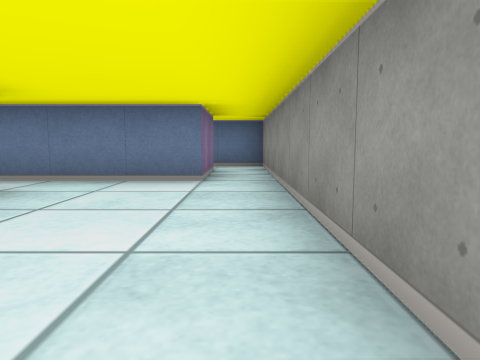
[1] (above)

23 first-person views from a walk through a cub3D ray-caster map. The camera is about half as high as the walls, tilts 6° down and sees 70° across. The floor is counted in squares. Each view is taken from the middle of a square. On the plan, view 1 faces up. The plan holds only what a view shows up to about 9 squares ahead; the rest is blank.

[2]
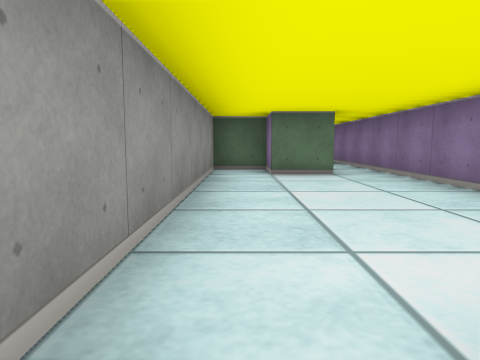

[3]
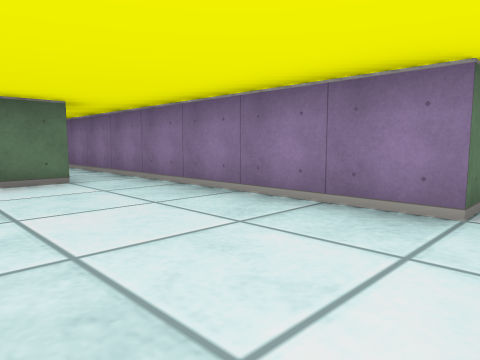

[4]
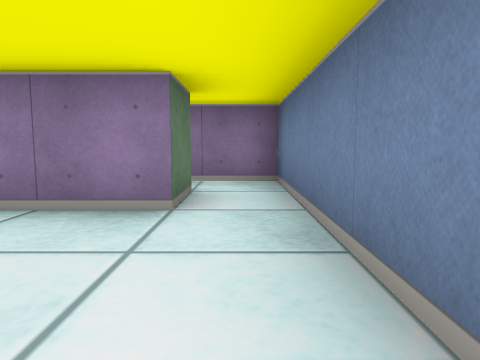

[5]
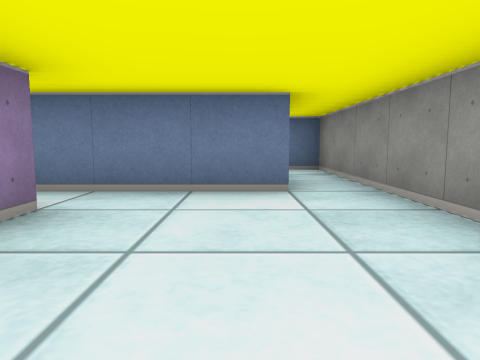

[6]
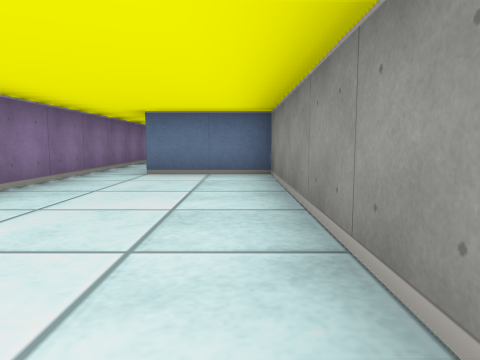

[7]
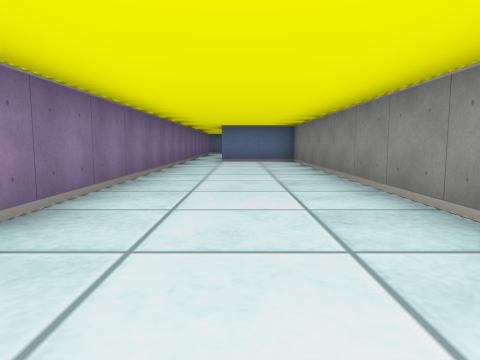

[8]
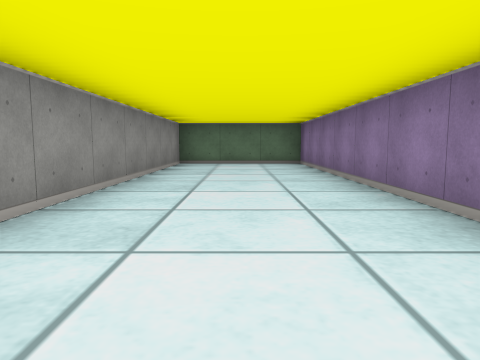

[9]
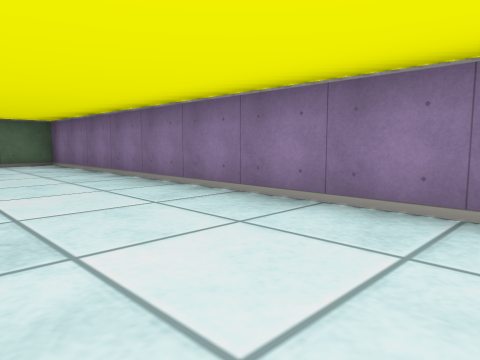

[10]
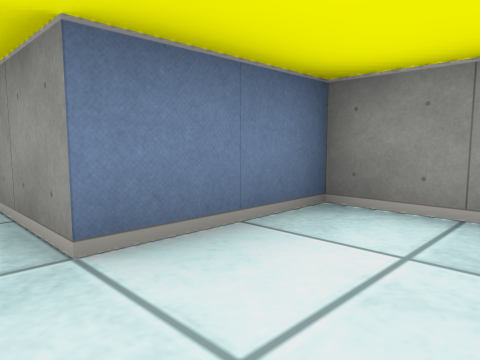

[11]
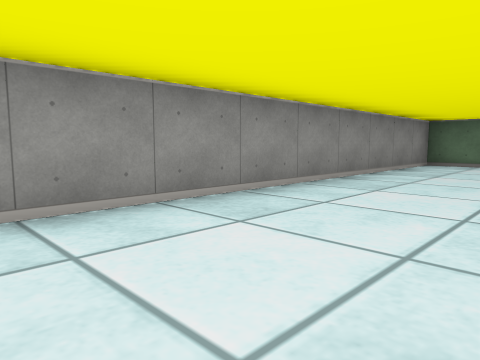

[12]
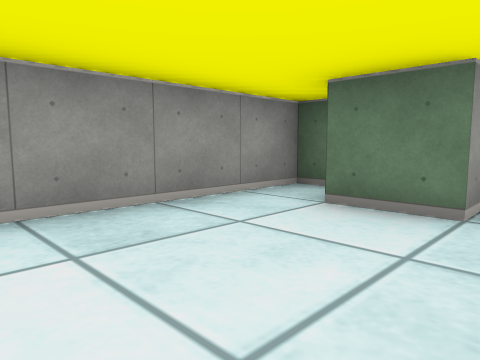

[13]
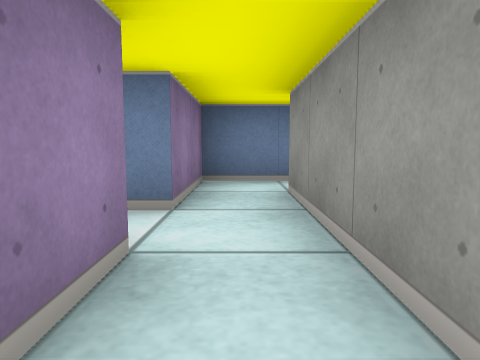

[14]
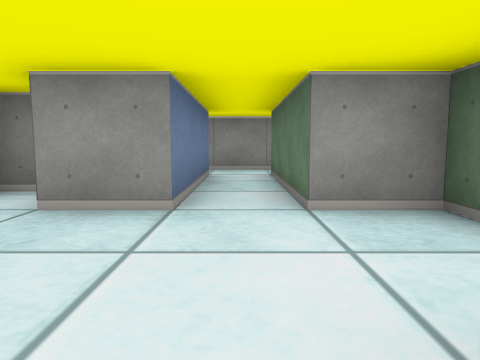

[15]
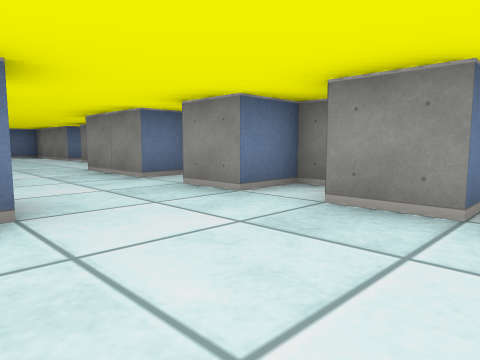

[16]
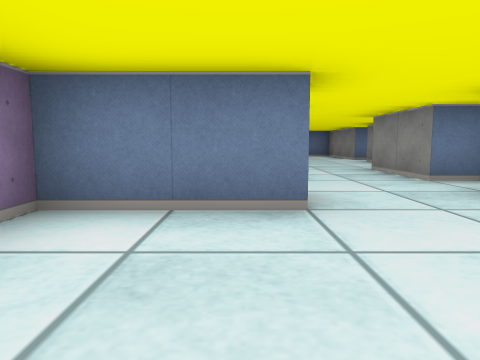

[17]
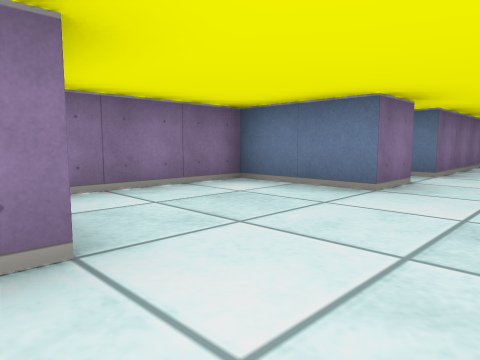

[18]
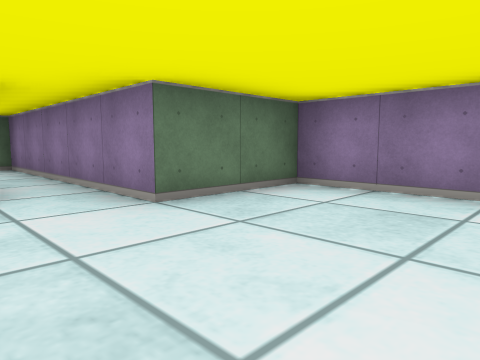

[19]
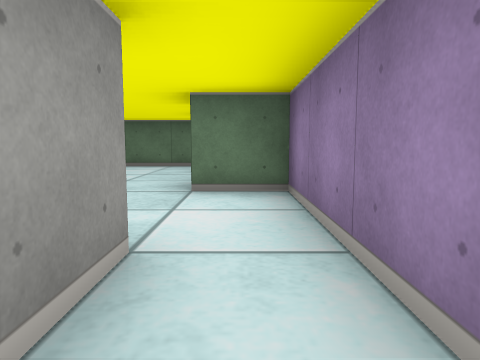

[20]
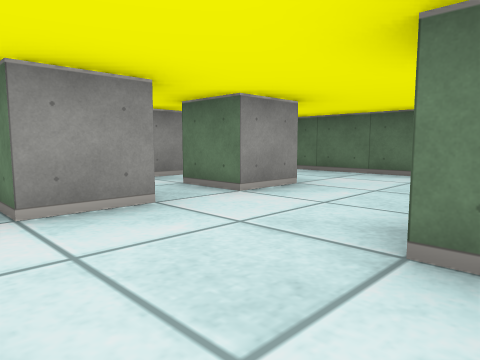

[21]
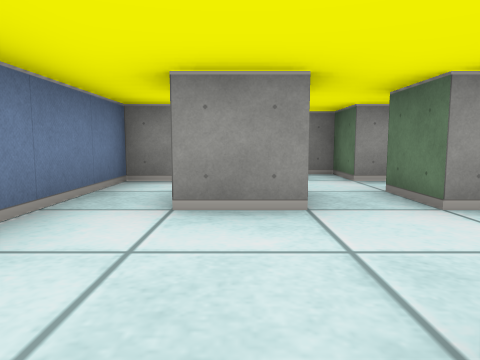

[22]
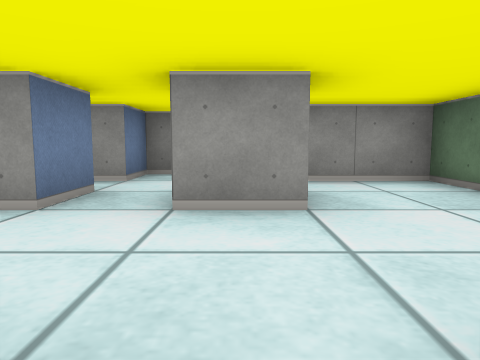

[23]
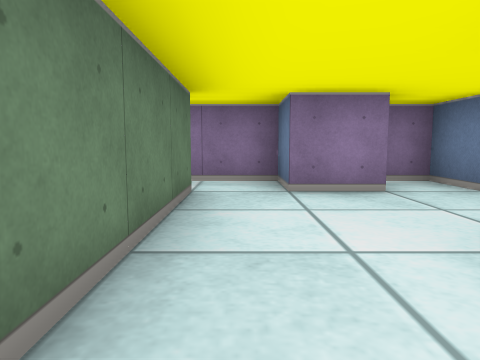

### Floor plan
Ten units are one square. View 1 is at (0, 0); x grows to the right and y downward. Boxes are objects, and circles mark ways between rooms. Rooms are numbered by the first view taken in them; rooms with no view inside come last. Other rooms are left out.
<svg viewBox="-120 -70 130 230">
<path fill="none" stroke="#000" d="M-35 -35 -25 -35 -25 35M-5 -65 -5 -45 -35 -45M-15 35 -15 5 -5 5 -5 15 5 15 5 -65M-25 35 -25 155 5 155 5 35 -15 35M-45 -25 -75 -25M-35 -6 -35 -25M-75 -15 -45 -15 -45 -6M-75 -25 -75 -35M-80 -5 -75 -5 -75 -15M-95 -45 -115 -45 -115 -15 -95 -15 -95 15M-65 -40 -65 -45 -75 -45M-85 15 -85 6M-85 45 -95 45 -95 51M-55 35 -65 35 -65 25 -60 25M-65 56 -65 45 -55 45M-85 54 -85 65 -95 65 -95 78M-95 15 -95 35 -85 35M-85 75 -45 75 -45 45 -35 45 -35 35 -45 35 -45 15 -70 15M-35 -45 -45 -45 -45 -25M-35 -25 -35 -35"/>
<circle cx="-20" cy="30" r="3" fill="#2a7"/>
<circle cx="-30" cy="-40" r="3" fill="#2a7"/>
<circle cx="-70" cy="-20" r="3" fill="#2a7"/>
<circle cx="-40" cy="-30" r="3" fill="#2a7"/>
<circle cx="-90" cy="20" r="3" fill="#2a7"/>
<text x="-10" y="-20">1</text>
<text x="-10" y="90">2</text>
<text x="-50" y="-20">3</text>
<text x="-90" y="-20">4</text>
<text x="-70" y="40">5</text>
<text x="-40" y="-40">6</text>
</svg>
Room 1 opens to room 2. Room 1 opens to room 6. Room 3 opens to room 4. Room 3 opens to room 6. Room 4 opens to room 5.

Where each view was taken, in squares from view 1:
view 1: 0 up, 0 right, facing up
view 2: 5 up, 0 right, facing down
view 3: 4 up, 0 right, facing down-left
view 4: 4 up, 0 right, facing left
view 5: 1 up, 1 left, facing up
view 6: 9 down, 0 right, facing up
view 7: 13 down, 1 left, facing up
view 8: 7 down, 1 left, facing down
view 9: 7 down, 0 right, facing down-left
view 10: 5 down, 2 left, facing up-right
view 11: 7 down, 2 left, facing down-right
view 12: 2 up, 2 left, facing down-right
view 13: 0 up, 4 left, facing up
view 14: 2 up, 10 left, facing right
view 15: 2 up, 10 left, facing up-right
view 16: 2 up, 10 left, facing up
view 17: 1 up, 8 left, facing up-left
view 18: 4 up, 8 left, facing down-left
view 19: 0 up, 9 left, facing down
view 20: 2 down, 9 left, facing down-right
view 21: 3 down, 9 left, facing right
view 22: 5 down, 9 left, facing right
view 23: 7 down, 5 left, facing left
